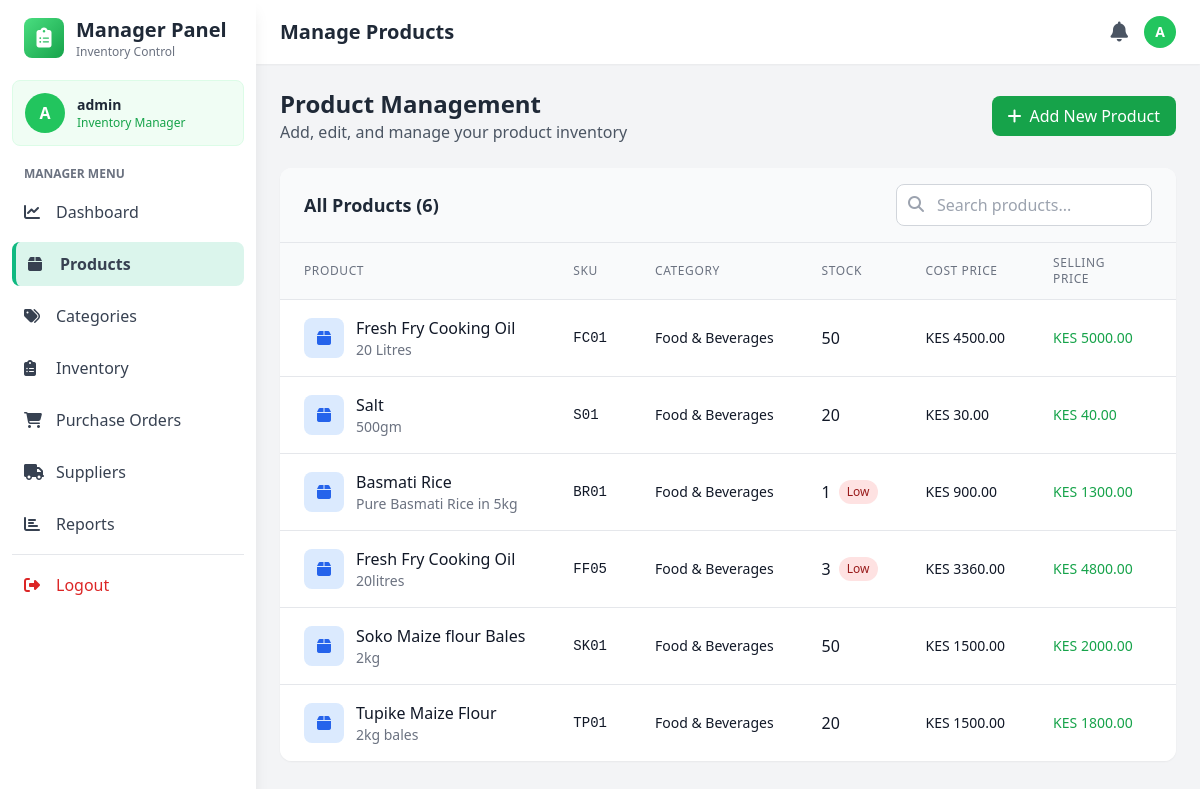
Page /manager/products (signed in) on the committed database.
### models.py (models this page shows, shortened)
class User(UserMixin, db.Model):
    __tablename__='users'
    id = db.Column(db.Integer, primary_key=True)
    username = db.Column(db.String(80), unique=True, nullable=False)
    email = db.Column(db.String(120), unique=True, nullable=False)
    password_hash = db.Column(db.String(255), nullable=False)
    role = db.Column(db.String(20), nullable=False)
    is_active = db.Column(db.Boolean, default=True)
    created_at = db.Column(db.DateTime, default=datetime.utcnow)

class Product(db.Model):
    __tablename__ = 'products'
    id = db.Column(db.Integer, primary_key=True)
    name = db.Column(db.String(200), nullable=False)
    sku = db.Column(db.String(50), unique=True, nullable=False)  # Stock code
    description = db.Column(db.Text)
    cost_price = db.Column(db.Float, nullable=False)
    selling_price = db.Column(db.Float, nullable=False)
    quantity = db.Column(db.Integer, default=0)
    reorder_level = db.Column(db.Integer, default=10)
    category_id = db.Column(db.Integer, db.ForeignKey('categories.id'), nullable=False)
    supplier_id = db.Column(db.Integer, db.ForeignKey('suppliers.id'), nullable=False)
    created_at = db.Column(db.DateTime, default=datetime.utcnow)
    updated_at = db.Column(db.DateTime, default=datetime.utcnow, onupdate=datetime.utcnow)
    is_active = db.Column(db.Boolean, default=True)
    image_url = db.Column(db.String(500))  # For Cloudinary image URLs
    unit = db.Column(db.String(50), default='piece')  # piece, kg, liter, pack, box, etc.
    category = db.relationship('Category', backref='products')
    supplier = db.relationship('Supplier', backref='products')

class Category(db.Model):
    __tablename__ = 'categories'
    id = db.Column(db.Integer, primary_key=True)
    name = db.Column(db.String(100), unique=True, nullable=False)
    description = db.Column(db.Text)
    created_at = db.Column(db.DateTime, default=datetime.utcnow)

### app.py (the view)
@app.route('/manager/products')
@login_required
def manage_products():
    if current_user.role not in ['admin', 'manager']:
        flash('Access denied. Manager access required.', 'danger')
        return redirect(url_for('index'))
    products = Product.query.all()
    categories = Category.query.all()
    suppliers = Supplier.query.all()
    return render_template('manager/products.html',
                         products=products,
                         categories=categories,
                         suppliers=suppliers)

### app.py (called while the page is built)
@login_manager.user_loader
def load_user(user_id):
    return User.query.get(int(user_id))

### templates/manager/products.html (shortened to what this page needs)
<!DOCTYPE html>
<html lang="en">
<head>
    <script src="https://cdn.tailwindcss.com"></script>
    <link rel="stylesheet" href="https://cdnjs.cloudflare.com/ajax/libs/font-awesome/6.4.0/css/all.min.css">
</head>
<body class="bg-gray-100">
    <aside class="fixed top-0 left-0 z-40 w-64 h-screen bg-white shadow-lg">
        <div class="h-full px-3 py-4 overflow-y-auto">
            <div class="flex items-center mb-5 px-3">
                <div class="w-10 h-10 bg-gradient-to-br from-green-400 to-green-600 rounded-lg flex items-center justify-center">
                    <i class="fas fa-clipboard-list text-white text-xl"></i>
                </div>
                <div class="ml-3">
                    <h2 class="text-xl font-bold text-gray-800">Manager Panel</h2>
                    <p class="text-xs text-gray-500">Inventory Control</p>
                </div>
            </div>
            <div class="mb-5 p-3 bg-green-50 rounded-lg border border-green-100">
                <div class="flex items-center space-x-3">
                    <div class="w-10 h-10 bg-green-500 rounded-full flex items-center justify-center text-white font-bold">
                        {{ current_user.username[0].upper() }}
                    </div>
                    <div>
                        <p class="text-sm font-semibold text-gray-800">{{ current_user.username }}</p>
                        <p class="text-xs text-green-600">Inventory Manager</p>
                    </div>
                </div>
            </div>
            <nav class="space-y-2">
                <p class="px-3 text-xs font-semibold text-gray-500 uppercase mb-2">Manager Menu</p>
                <a href="{{ url_for('manager_dashboard') }}" class="nav-item flex items-center px-3 py-2.5 text-gray-700 rounded-lg">
                    <i class="fas fa-chart-line w-5"></i><span class="ml-3">Dashboard</span>
                </a>
                <a href="{{ url_for('manage_products') }}" class="nav-item active flex items-center px-3 py-2.5 text-gray-700 rounded-lg">
                    <i class="fas fa-box w-5"></i><span class="ml-3">Products</span>
                </a>
                <a href="{{ url_for('manage_categories') }}" class="nav-item flex items-center px-3 py-2.5 text-gray-700 rounded-lg">
                    <i class="fas fa-tags w-5"></i><span class="ml-3">Categories</span>
                </a>
                <a href="{{ url_for('manage_inventory') }}" class="nav-item flex items-center px-3 py-2.5 text-gray-700 rounded-lg">
                    <i class="fas fa-clipboard-list w-5"></i><span class="ml-3">Inventory</span>
                </a>
                <a href="{{ url_for('manage_purchase_orders') }}" class="nav-item flex items-center px-3 py-2.5 text-gray-700 rounded-lg">
                    <i class="fas fa-shopping-cart w-5"></i><span class="ml-3">Purchase Orders</span>
                </a>
                <a href="{{ url_for('manage_sup') }}"
                    class="nav-item flex items-center px-3 py-2.5 text-gray-700 rounded-lg">
                    <i class="fas fa-truck w-5"></i>
                    <span class="ml-3">Suppliers</span>
                </a>
                <a href="{{ url_for('manage_reports') }}" class="nav-item flex items-center px-3 py-2.5 text-gray-700 rounded-lg">
        <i class="fas fa-chart-bar w-5"></i><span class="ml-3">Reports</span>
    </a>
                <hr class="my-3 border-gray-200">
                <a href="{{ url_for('logout') }}" class="nav-item flex items-center px-3 py-2.5 text-red-600 rounded-lg hover:bg-red-50">
                    <i class="fas fa-sign-out-alt w-5"></i><span class="ml-3">Logout</span>
                </a>
            </nav>
        </div>
    </aside>
    <div class="ml-64">
        <header class="bg-white shadow-sm sticky top-0 z-30">
            <div class="flex items-center justify-between px-6 py-4">
                <h1 class="text-xl font-semibold text-gray-800">Manage Products</h1>
                <div class="flex items-center space-x-4">
                    <button class="relative text-gray-600 hover:text-gray-800">
                        <i class="fas fa-bell text-xl"></i>
                    </button>
                    <div class="w-8 h-8 bg-green-500 rounded-full flex items-center justify-center text-white font-bold text-sm">
                        {{ current_user.username[0].upper() }}
                    </div>
                </div>
            </div>
        </header>
        <main class="p-6">
            <div class="flex justify-between items-center mb-6">
                <div>
                    <h2 class="text-2xl font-bold text-gray-800">Product Management</h2>
                    <p class="text-gray-600">Add, edit, and manage your product inventory</p>
                </div>
                <button onclick="openProductModal()" class="bg-green-600 hover:bg-green-700 text-white px-4 py-2 rounded-lg flex items-center">
                    <i class="fas fa-plus mr-2"></i> Add New Product
                </button>
            </div>
            <div class="bg-white rounded-xl shadow-sm overflow-hidden">
                <div class="px-6 py-4 border-b border-gray-200 bg-gray-50">
                    <div class="flex justify-between items-center">
                        <h3 class="text-lg font-semibold text-gray-800">All Products ({{ products|length }})</h3>
                        <div class="relative">
                            <input type="text" placeholder="Search products..." class="pl-10 pr-4 py-2 border border-gray-300 rounded-lg focus:ring-2 focus:ring-green-500 focus:border-transparent w-64">
                            <i class="fas fa-search absolute left-3 top-3 text-gray-400"></i>
                        </div>
                    </div>
                </div>
                <table class="min-w-full divide-y divide-gray-200">
                    <thead class="bg-gray-50">
                        <tr>
                            <th class="px-6 py-3 text-left text-xs font-medium text-gray-500 uppercase tracking-wider">Product</th>
                            <th class="px-6 py-3 text-left text-xs font-medium text-gray-500 uppercase tracking-wider">SKU</th>
                            <th class="px-6 py-3 text-left text-xs font-medium text-gray-500 uppercase tracking-wider">Category</th>
                            <th class="px-6 py-3 text-left text-xs font-medium text-gray-500 uppercase tracking-wider">Stock</th>
                            <th class="px-6 py-3 text-left text-xs font-medium text-gray-500 uppercase tracking-wider">Cost Price</th>
                            <th class="px-6 py-3 text-left text-xs font-medium text-gray-500 uppercase tracking-wider">Selling Price</th>
                            <th class="px-6 py-3 text-left text-xs font-medium text-gray-500 uppercase tracking-wider">Status</th>
                        </tr>
                    </thead>
                    <tbody class="bg-white divide-y divide-gray-200">
                        {% for product in products %}
                        <tr class="hover:bg-gray-50">
                            <td class="px-6 py-4 whitespace-nowrap">
                                <div class="flex items-center">
                                    <div class="w-10 h-10 bg-blue-100 rounded-lg flex items-center justify-center mr-3">
                                        <i class="fas fa-box text-blue-600"></i>
                                    </div>
                                    <div>
                                        <div class="font-medium text-gray-900">{{ product.name }}</div>
                                        <div class="text-sm text-gray-500 truncate max-w-xs">{{ product.description or 'No description' }}</div>
                                    </div>
                                </div>
                            </td>
                            <td class="px-6 py-4 whitespace-nowrap text-sm text-gray-900 font-mono">{{ product.sku }}</td>
                            <td class="px-6 py-4 whitespace-nowrap text-sm text-gray-900">{{ product.category.name }}</td>
                            <td class="px-6 py-4 whitespace-nowrap">
                                <div class="flex items-center">
                                    <span class="font-medium text-gray-900">{{ product.quantity }}</span>
                                    {% if product.quantity <= product.reorder_level %}
                                    <span class="ml-2 bg-red-100 text-red-800 text-xs px-2 py-1 rounded-full">Low</span>
                                    {% endif %}
                                </div>
                            </td>
                            <td class="px-6 py-4 whitespace-nowrap text-sm text-gray-900">KES {{ "%.2f"|format(product.cost_price) }}</td>
                            <td class="px-6 py-4 whitespace-nowrap text-sm font-medium text-green-600">KES {{ "%.2f"|format(product.selling_price) }}</td>
                            <td class="px-6 py-4 whitespace-nowrap">
                            </td>
                        </tr>
                        {% endfor %}
                    </tbody>
                </table>
            </div>
        </main>
    </div>
</body>
</html>

### templates/manager/products.html (style rules this page uses)
.nav-item.active { background: rgba(16, 185, 129, 0.15); border-left: 4px solid #10b981; font-weight: 600; }

### rows in the picture
User: username "A", username "admin"
Product: name "Fresh Fry Cooking Oil", description "20 Litres", sku "FC01", category.name "Food & Beverages", quantity "50", cost_price "4500.00", selling_price "5000.00"
Product: name "Salt", description "500gm", sku "S01", category.name "Food & Beverages", quantity "20", cost_price "30.00", selling_price "40.00"
Product: name "Basmati Rice", description "Pure Basmati Rice in 5kg", sku "BR01", category.name "Food & Beverages", quantity "1", reorder_level "Low", cost_price "900.00", selling_price "1300.00"
Product: name "Fresh Fry Cooking Oil", description "20litres", sku "FF05", category.name "Food & Beverages", quantity "3", reorder_level "Low", cost_price "3360.00", selling_price "4800.00"
Product: name "Soko Maize flour Bales", description "2kg", sku "SK01", category.name "Food & Beverages", quantity "50", cost_price "1500.00", selling_price "2000.00"
Product: name "Tupike Maize Flour", description "2kg bales", sku "TP01", category.name "Food & Beverages", quantity "20", cost_price "1500.00", selling_price "1800.00"

### other values in the picture
{{ products|length }} "6"
